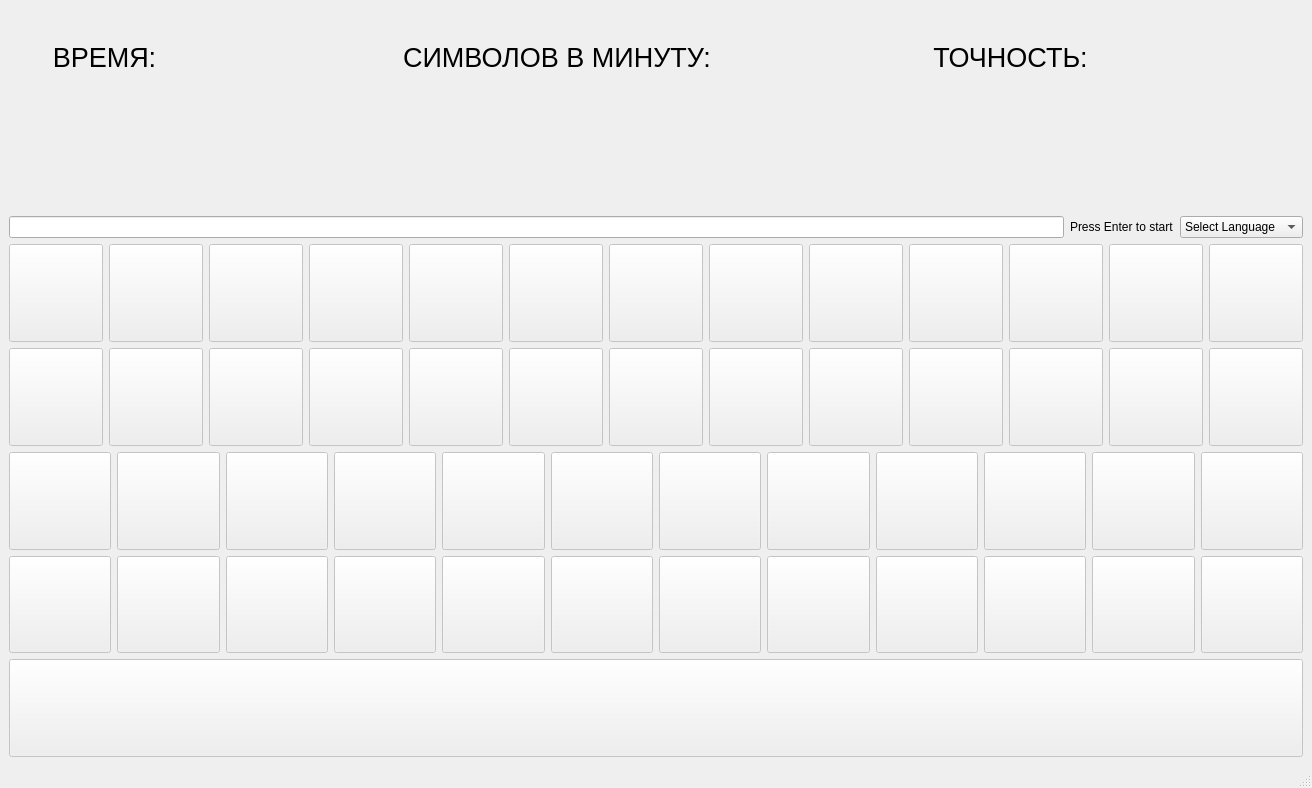
<?xml version="1.0" encoding="UTF-8"?>
<ui version="4.0">
 <class>MainWindow</class>
 <widget class="QMainWindow" name="MainWindow">
  <property name="geometry">
   <rect>
    <x>0</x>
    <y>0</y>
    <width>1312</width>
    <height>788</height>
   </rect>
  </property>
  <property name="windowTitle">
   <string>MainWindow</string>
  </property>
  <widget class="QWidget" name="centralwidget">
   <layout class="QVBoxLayout" name="verticalLayout_4">
    <item>
     <layout class="QHBoxLayout" name="horizontalLayout_6">
      <item>
       <widget class="QLabel" name="label_2">
        <property name="text">
         <string>&lt;html&gt;&lt;head/&gt;&lt;body&gt;&lt;p align=&quot;center&quot;&gt;&lt;span style=&quot; font-size:20pt;&quot;&gt;ВРЕМЯ:&lt;/span&gt;&lt;/p&gt;&lt;/body&gt;&lt;/html&gt;</string>
        </property>
       </widget>
      </item>
      <item>
       <widget class="QLabel" name="time_label">
        <property name="text">
         <string/>
        </property>
       </widget>
      </item>
      <item>
       <widget class="QLabel" name="label_4">
        <property name="text">
         <string>&lt;html&gt;&lt;head/&gt;&lt;body&gt;&lt;p align=&quot;center&quot;&gt;&lt;span style=&quot; font-size:20pt;&quot;&gt;СИМВОЛОВ В МИНУТУ:&lt;/span&gt;&lt;/p&gt;&lt;/body&gt;&lt;/html&gt;</string>
        </property>
       </widget>
      </item>
      <item>
       <widget class="QLabel" name="spm_label">
        <property name="text">
         <string/>
        </property>
       </widget>
      </item>
      <item>
       <widget class="QLabel" name="label_3">
        <property name="text">
         <string>&lt;html&gt;&lt;head/&gt;&lt;body&gt;&lt;p align=&quot;center&quot;&gt;&lt;span style=&quot; font-size:20pt;&quot;&gt;ТОЧНОСТЬ:&lt;/span&gt;&lt;/p&gt;&lt;/body&gt;&lt;/html&gt;</string>
        </property>
       </widget>
      </item>
      <item>
       <widget class="QLabel" name="accuracy_label">
        <property name="text">
         <string/>
        </property>
       </widget>
      </item>
     </layout>
    </item>
    <item>
     <layout class="QHBoxLayout" name="horizontalLayout">
      <item>
       <widget class="QLabel" name="text_label">
        <property name="text">
         <string/>
        </property>
       </widget>
      </item>
     </layout>
    </item>
    <item>
     <layout class="QHBoxLayout" name="horizontalLayout_7">
      <item>
       <widget class="QLineEdit" name="lineEdit"/>
      </item>
      <item>
       <widget class="QLabel" name="label">
        <property name="text">
         <string>Press Enter to start</string>
        </property>
       </widget>
      </item>
      <item>
       <widget class="QComboBox" name="comboBox">
        <item>
         <property name="text">
          <string>Select Language</string>
         </property>
        </item>
        <item>
         <property name="text">
          <string>English</string>
         </property>
        </item>
        <item>
         <property name="text">
          <string>Franch</string>
         </property>
        </item>
        <item>
         <property name="text">
          <string>Беларуская</string>
         </property>
        </item>
        <item>
         <property name="text">
          <string>Deutsch</string>
         </property>
        </item>
        <item>
         <property name="text">
          <string>Herbew</string>
         </property>
        </item>
        <item>
         <property name="text">
          <string>Chinese</string>
         </property>
        </item>
        <item>
         <property name="text">
          <string>Arabic</string>
         </property>
        </item>
       </widget>
      </item>
     </layout>
    </item>
    <item>
     <layout class="QHBoxLayout" name="horizontalLayout_2">
      <item>
       <widget class="QPushButton" name="pushButton_49">
        <property name="enabled">
         <bool>false</bool>
        </property>
        <property name="sizePolicy">
         <sizepolicy hsizetype="Minimum" vsizetype="Minimum">
          <horstretch>0</horstretch>
          <verstretch>0</verstretch>
         </sizepolicy>
        </property>
        <property name="text">
         <string/>
        </property>
        <property name="autoDefault">
         <bool>false</bool>
        </property>
        <property name="default">
         <bool>false</bool>
        </property>
        <property name="flat">
         <bool>false</bool>
        </property>
       </widget>
      </item>
      <item>
       <widget class="QPushButton" name="pushButton_10">
        <property name="enabled">
         <bool>false</bool>
        </property>
        <property name="sizePolicy">
         <sizepolicy hsizetype="Minimum" vsizetype="Minimum">
          <horstretch>0</horstretch>
          <verstretch>0</verstretch>
         </sizepolicy>
        </property>
        <property name="baseSize">
         <size>
          <width>0</width>
          <height>0</height>
         </size>
        </property>
        <property name="text">
         <string/>
        </property>
       </widget>
      </item>
      <item>
       <widget class="QPushButton" name="pushButton_11">
        <property name="enabled">
         <bool>false</bool>
        </property>
        <property name="sizePolicy">
         <sizepolicy hsizetype="Minimum" vsizetype="Minimum">
          <horstretch>0</horstretch>
          <verstretch>0</verstretch>
         </sizepolicy>
        </property>
        <property name="text">
         <string/>
        </property>
       </widget>
      </item>
      <item>
       <widget class="QPushButton" name="pushButton_12">
        <property name="enabled">
         <bool>false</bool>
        </property>
        <property name="sizePolicy">
         <sizepolicy hsizetype="Minimum" vsizetype="Minimum">
          <horstretch>0</horstretch>
          <verstretch>0</verstretch>
         </sizepolicy>
        </property>
        <property name="text">
         <string/>
        </property>
       </widget>
      </item>
      <item>
       <widget class="QPushButton" name="pushButton_13">
        <property name="enabled">
         <bool>false</bool>
        </property>
        <property name="sizePolicy">
         <sizepolicy hsizetype="Minimum" vsizetype="Minimum">
          <horstretch>0</horstretch>
          <verstretch>0</verstretch>
         </sizepolicy>
        </property>
        <property name="text">
         <string/>
        </property>
       </widget>
      </item>
      <item>
       <widget class="QPushButton" name="pushButton_14">
        <property name="enabled">
         <bool>false</bool>
        </property>
        <property name="sizePolicy">
         <sizepolicy hsizetype="Minimum" vsizetype="Minimum">
          <horstretch>0</horstretch>
          <verstretch>0</verstretch>
         </sizepolicy>
        </property>
        <property name="text">
         <string/>
        </property>
       </widget>
      </item>
      <item>
       <widget class="QPushButton" name="pushButton_15">
        <property name="enabled">
         <bool>false</bool>
        </property>
        <property name="sizePolicy">
         <sizepolicy hsizetype="Minimum" vsizetype="Minimum">
          <horstretch>0</horstretch>
          <verstretch>0</verstretch>
         </sizepolicy>
        </property>
        <property name="text">
         <string/>
        </property>
       </widget>
      </item>
      <item>
       <widget class="QPushButton" name="pushButton_16">
        <property name="enabled">
         <bool>false</bool>
        </property>
        <property name="sizePolicy">
         <sizepolicy hsizetype="Minimum" vsizetype="Minimum">
          <horstretch>0</horstretch>
          <verstretch>0</verstretch>
         </sizepolicy>
        </property>
        <property name="text">
         <string/>
        </property>
       </widget>
      </item>
      <item>
       <widget class="QPushButton" name="pushButton_17">
        <property name="enabled">
         <bool>false</bool>
        </property>
        <property name="sizePolicy">
         <sizepolicy hsizetype="Minimum" vsizetype="Minimum">
          <horstretch>0</horstretch>
          <verstretch>0</verstretch>
         </sizepolicy>
        </property>
        <property name="text">
         <string/>
        </property>
       </widget>
      </item>
      <item>
       <widget class="QPushButton" name="pushButton_18">
        <property name="enabled">
         <bool>false</bool>
        </property>
        <property name="sizePolicy">
         <sizepolicy hsizetype="Minimum" vsizetype="Minimum">
          <horstretch>0</horstretch>
          <verstretch>0</verstretch>
         </sizepolicy>
        </property>
        <property name="text">
         <string/>
        </property>
       </widget>
      </item>
      <item>
       <widget class="QPushButton" name="pushButton_19">
        <property name="enabled">
         <bool>false</bool>
        </property>
        <property name="sizePolicy">
         <sizepolicy hsizetype="Minimum" vsizetype="Minimum">
          <horstretch>0</horstretch>
          <verstretch>0</verstretch>
         </sizepolicy>
        </property>
        <property name="text">
         <string/>
        </property>
       </widget>
      </item>
      <item>
       <widget class="QPushButton" name="pushButton_20">
        <property name="enabled">
         <bool>false</bool>
        </property>
        <property name="sizePolicy">
         <sizepolicy hsizetype="Minimum" vsizetype="Minimum">
          <horstretch>0</horstretch>
          <verstretch>0</verstretch>
         </sizepolicy>
        </property>
        <property name="text">
         <string/>
        </property>
       </widget>
      </item>
      <item>
       <widget class="QPushButton" name="pushButton_21">
        <property name="enabled">
         <bool>false</bool>
        </property>
        <property name="sizePolicy">
         <sizepolicy hsizetype="Minimum" vsizetype="Minimum">
          <horstretch>0</horstretch>
          <verstretch>0</verstretch>
         </sizepolicy>
        </property>
        <property name="text">
         <string/>
        </property>
       </widget>
      </item>
     </layout>
    </item>
    <item>
     <layout class="QHBoxLayout" name="horizontalLayout_3">
      <item>
       <widget class="QPushButton" name="pushButton_24">
        <property name="enabled">
         <bool>false</bool>
        </property>
        <property name="sizePolicy">
         <sizepolicy hsizetype="Minimum" vsizetype="Minimum">
          <horstretch>0</horstretch>
          <verstretch>0</verstretch>
         </sizepolicy>
        </property>
        <property name="text">
         <string/>
        </property>
       </widget>
      </item>
      <item>
       <widget class="QPushButton" name="pushButton_25">
        <property name="enabled">
         <bool>false</bool>
        </property>
        <property name="sizePolicy">
         <sizepolicy hsizetype="Minimum" vsizetype="Minimum">
          <horstretch>0</horstretch>
          <verstretch>0</verstretch>
         </sizepolicy>
        </property>
        <property name="text">
         <string/>
        </property>
       </widget>
      </item>
      <item>
       <widget class="QPushButton" name="pushButton_26">
        <property name="enabled">
         <bool>false</bool>
        </property>
        <property name="sizePolicy">
         <sizepolicy hsizetype="Minimum" vsizetype="Minimum">
          <horstretch>0</horstretch>
          <verstretch>0</verstretch>
         </sizepolicy>
        </property>
        <property name="text">
         <string/>
        </property>
       </widget>
      </item>
      <item>
       <widget class="QPushButton" name="pushButton_27">
        <property name="enabled">
         <bool>false</bool>
        </property>
        <property name="sizePolicy">
         <sizepolicy hsizetype="Minimum" vsizetype="Minimum">
          <horstretch>0</horstretch>
          <verstretch>0</verstretch>
         </sizepolicy>
        </property>
        <property name="text">
         <string/>
        </property>
       </widget>
      </item>
      <item>
       <widget class="QPushButton" name="pushButton_28">
        <property name="enabled">
         <bool>false</bool>
        </property>
        <property name="sizePolicy">
         <sizepolicy hsizetype="Minimum" vsizetype="Minimum">
          <horstretch>0</horstretch>
          <verstretch>0</verstretch>
         </sizepolicy>
        </property>
        <property name="text">
         <string/>
        </property>
       </widget>
      </item>
      <item>
       <widget class="QPushButton" name="pushButton_29">
        <property name="enabled">
         <bool>false</bool>
        </property>
        <property name="sizePolicy">
         <sizepolicy hsizetype="Minimum" vsizetype="Minimum">
          <horstretch>0</horstretch>
          <verstretch>0</verstretch>
         </sizepolicy>
        </property>
        <property name="text">
         <string/>
        </property>
       </widget>
      </item>
      <item>
       <widget class="QPushButton" name="pushButton_30">
        <property name="enabled">
         <bool>false</bool>
        </property>
        <property name="sizePolicy">
         <sizepolicy hsizetype="Minimum" vsizetype="Minimum">
          <horstretch>0</horstretch>
          <verstretch>0</verstretch>
         </sizepolicy>
        </property>
        <property name="text">
         <string/>
        </property>
       </widget>
      </item>
      <item>
       <widget class="QPushButton" name="pushButton_31">
        <property name="enabled">
         <bool>false</bool>
        </property>
        <property name="sizePolicy">
         <sizepolicy hsizetype="Minimum" vsizetype="Minimum">
          <horstretch>0</horstretch>
          <verstretch>0</verstretch>
         </sizepolicy>
        </property>
        <property name="text">
         <string/>
        </property>
       </widget>
      </item>
      <item>
       <widget class="QPushButton" name="pushButton_32">
        <property name="enabled">
         <bool>false</bool>
        </property>
        <property name="sizePolicy">
         <sizepolicy hsizetype="Minimum" vsizetype="Minimum">
          <horstretch>0</horstretch>
          <verstretch>0</verstretch>
         </sizepolicy>
        </property>
        <property name="text">
         <string/>
        </property>
       </widget>
      </item>
      <item>
       <widget class="QPushButton" name="pushButton_33">
        <property name="enabled">
         <bool>false</bool>
        </property>
        <property name="sizePolicy">
         <sizepolicy hsizetype="Minimum" vsizetype="Minimum">
          <horstretch>0</horstretch>
          <verstretch>0</verstretch>
         </sizepolicy>
        </property>
        <property name="text">
         <string/>
        </property>
       </widget>
      </item>
      <item>
       <widget class="QPushButton" name="pushButton_34">
        <property name="enabled">
         <bool>false</bool>
        </property>
        <property name="sizePolicy">
         <sizepolicy hsizetype="Minimum" vsizetype="Minimum">
          <horstretch>0</horstretch>
          <verstretch>0</verstretch>
         </sizepolicy>
        </property>
        <property name="text">
         <string/>
        </property>
       </widget>
      </item>
      <item>
       <widget class="QPushButton" name="pushButton_35">
        <property name="enabled">
         <bool>false</bool>
        </property>
        <property name="sizePolicy">
         <sizepolicy hsizetype="Minimum" vsizetype="Minimum">
          <horstretch>0</horstretch>
          <verstretch>0</verstretch>
         </sizepolicy>
        </property>
        <property name="text">
         <string/>
        </property>
       </widget>
      </item>
      <item>
       <widget class="QPushButton" name="pushButton_51">
        <property name="enabled">
         <bool>false</bool>
        </property>
        <property name="sizePolicy">
         <sizepolicy hsizetype="Minimum" vsizetype="Minimum">
          <horstretch>0</horstretch>
          <verstretch>0</verstretch>
         </sizepolicy>
        </property>
        <property name="text">
         <string/>
        </property>
       </widget>
      </item>
     </layout>
    </item>
    <item>
     <layout class="QHBoxLayout" name="horizontalLayout_4">
      <item>
       <widget class="QPushButton" name="pushButton_66">
        <property name="enabled">
         <bool>false</bool>
        </property>
        <property name="sizePolicy">
         <sizepolicy hsizetype="Minimum" vsizetype="Minimum">
          <horstretch>0</horstretch>
          <verstretch>0</verstretch>
         </sizepolicy>
        </property>
        <property name="text">
         <string/>
        </property>
       </widget>
      </item>
      <item>
       <widget class="QPushButton" name="pushButton_38">
        <property name="enabled">
         <bool>false</bool>
        </property>
        <property name="sizePolicy">
         <sizepolicy hsizetype="Minimum" vsizetype="Minimum">
          <horstretch>0</horstretch>
          <verstretch>0</verstretch>
         </sizepolicy>
        </property>
        <property name="text">
         <string/>
        </property>
       </widget>
      </item>
      <item>
       <widget class="QPushButton" name="pushButton_39">
        <property name="enabled">
         <bool>false</bool>
        </property>
        <property name="sizePolicy">
         <sizepolicy hsizetype="Minimum" vsizetype="Minimum">
          <horstretch>0</horstretch>
          <verstretch>0</verstretch>
         </sizepolicy>
        </property>
        <property name="text">
         <string/>
        </property>
       </widget>
      </item>
      <item>
       <widget class="QPushButton" name="pushButton_40">
        <property name="enabled">
         <bool>false</bool>
        </property>
        <property name="sizePolicy">
         <sizepolicy hsizetype="Minimum" vsizetype="Minimum">
          <horstretch>0</horstretch>
          <verstretch>0</verstretch>
         </sizepolicy>
        </property>
        <property name="text">
         <string/>
        </property>
       </widget>
      </item>
      <item>
       <widget class="QPushButton" name="pushButton_41">
        <property name="enabled">
         <bool>false</bool>
        </property>
        <property name="sizePolicy">
         <sizepolicy hsizetype="Minimum" vsizetype="Minimum">
          <horstretch>0</horstretch>
          <verstretch>0</verstretch>
         </sizepolicy>
        </property>
        <property name="text">
         <string/>
        </property>
       </widget>
      </item>
      <item>
       <widget class="QPushButton" name="pushButton_42">
        <property name="enabled">
         <bool>false</bool>
        </property>
        <property name="sizePolicy">
         <sizepolicy hsizetype="Minimum" vsizetype="Minimum">
          <horstretch>0</horstretch>
          <verstretch>0</verstretch>
         </sizepolicy>
        </property>
        <property name="text">
         <string/>
        </property>
       </widget>
      </item>
      <item>
       <widget class="QPushButton" name="pushButton_43">
        <property name="enabled">
         <bool>false</bool>
        </property>
        <property name="sizePolicy">
         <sizepolicy hsizetype="Minimum" vsizetype="Minimum">
          <horstretch>0</horstretch>
          <verstretch>0</verstretch>
         </sizepolicy>
        </property>
        <property name="text">
         <string/>
        </property>
       </widget>
      </item>
      <item>
       <widget class="QPushButton" name="pushButton_44">
        <property name="enabled">
         <bool>false</bool>
        </property>
        <property name="sizePolicy">
         <sizepolicy hsizetype="Minimum" vsizetype="Minimum">
          <horstretch>0</horstretch>
          <verstretch>0</verstretch>
         </sizepolicy>
        </property>
        <property name="text">
         <string/>
        </property>
       </widget>
      </item>
      <item>
       <widget class="QPushButton" name="pushButton_45">
        <property name="enabled">
         <bool>false</bool>
        </property>
        <property name="sizePolicy">
         <sizepolicy hsizetype="Minimum" vsizetype="Minimum">
          <horstretch>0</horstretch>
          <verstretch>0</verstretch>
         </sizepolicy>
        </property>
        <property name="text">
         <string/>
        </property>
       </widget>
      </item>
      <item>
       <widget class="QPushButton" name="pushButton_46">
        <property name="enabled">
         <bool>false</bool>
        </property>
        <property name="sizePolicy">
         <sizepolicy hsizetype="Minimum" vsizetype="Minimum">
          <horstretch>0</horstretch>
          <verstretch>0</verstretch>
         </sizepolicy>
        </property>
        <property name="text">
         <string/>
        </property>
       </widget>
      </item>
      <item>
       <widget class="QPushButton" name="pushButton_47">
        <property name="enabled">
         <bool>false</bool>
        </property>
        <property name="sizePolicy">
         <sizepolicy hsizetype="Minimum" vsizetype="Minimum">
          <horstretch>0</horstretch>
          <verstretch>0</verstretch>
         </sizepolicy>
        </property>
        <property name="text">
         <string/>
        </property>
       </widget>
      </item>
      <item>
       <widget class="QPushButton" name="pushButton_48">
        <property name="enabled">
         <bool>false</bool>
        </property>
        <property name="sizePolicy">
         <sizepolicy hsizetype="Minimum" vsizetype="Minimum">
          <horstretch>0</horstretch>
          <verstretch>0</verstretch>
         </sizepolicy>
        </property>
        <property name="text">
         <string/>
        </property>
       </widget>
      </item>
     </layout>
    </item>
    <item>
     <layout class="QHBoxLayout" name="horizontalLayout_5">
      <item>
       <widget class="QPushButton" name="pushButton_50">
        <property name="enabled">
         <bool>false</bool>
        </property>
        <property name="sizePolicy">
         <sizepolicy hsizetype="Minimum" vsizetype="Minimum">
          <horstretch>0</horstretch>
          <verstretch>0</verstretch>
         </sizepolicy>
        </property>
        <property name="text">
         <string/>
        </property>
       </widget>
      </item>
      <item>
       <widget class="QPushButton" name="pushButton_52">
        <property name="enabled">
         <bool>false</bool>
        </property>
        <property name="sizePolicy">
         <sizepolicy hsizetype="Minimum" vsizetype="Minimum">
          <horstretch>0</horstretch>
          <verstretch>0</verstretch>
         </sizepolicy>
        </property>
        <property name="text">
         <string/>
        </property>
       </widget>
      </item>
      <item>
       <widget class="QPushButton" name="pushButton_53">
        <property name="enabled">
         <bool>false</bool>
        </property>
        <property name="sizePolicy">
         <sizepolicy hsizetype="Minimum" vsizetype="Minimum">
          <horstretch>0</horstretch>
          <verstretch>0</verstretch>
         </sizepolicy>
        </property>
        <property name="text">
         <string/>
        </property>
       </widget>
      </item>
      <item>
       <widget class="QPushButton" name="pushButton_54">
        <property name="enabled">
         <bool>false</bool>
        </property>
        <property name="sizePolicy">
         <sizepolicy hsizetype="Minimum" vsizetype="Minimum">
          <horstretch>0</horstretch>
          <verstretch>0</verstretch>
         </sizepolicy>
        </property>
        <property name="text">
         <string/>
        </property>
       </widget>
      </item>
      <item>
       <widget class="QPushButton" name="pushButton_55">
        <property name="enabled">
         <bool>false</bool>
        </property>
        <property name="sizePolicy">
         <sizepolicy hsizetype="Minimum" vsizetype="Minimum">
          <horstretch>0</horstretch>
          <verstretch>0</verstretch>
         </sizepolicy>
        </property>
        <property name="text">
         <string/>
        </property>
       </widget>
      </item>
      <item>
       <widget class="QPushButton" name="pushButton_56">
        <property name="enabled">
         <bool>false</bool>
        </property>
        <property name="sizePolicy">
         <sizepolicy hsizetype="Minimum" vsizetype="Minimum">
          <horstretch>0</horstretch>
          <verstretch>0</verstretch>
         </sizepolicy>
        </property>
        <property name="text">
         <string/>
        </property>
       </widget>
      </item>
      <item>
       <widget class="QPushButton" name="pushButton_57">
        <property name="enabled">
         <bool>false</bool>
        </property>
        <property name="sizePolicy">
         <sizepolicy hsizetype="Minimum" vsizetype="Minimum">
          <horstretch>0</horstretch>
          <verstretch>0</verstretch>
         </sizepolicy>
        </property>
        <property name="text">
         <string/>
        </property>
       </widget>
      </item>
      <item>
       <widget class="QPushButton" name="pushButton_58">
        <property name="enabled">
         <bool>false</bool>
        </property>
        <property name="sizePolicy">
         <sizepolicy hsizetype="Minimum" vsizetype="Minimum">
          <horstretch>0</horstretch>
          <verstretch>0</verstretch>
         </sizepolicy>
        </property>
        <property name="text">
         <string/>
        </property>
       </widget>
      </item>
      <item>
       <widget class="QPushButton" name="pushButton_59">
        <property name="enabled">
         <bool>false</bool>
        </property>
        <property name="sizePolicy">
         <sizepolicy hsizetype="Minimum" vsizetype="Minimum">
          <horstretch>0</horstretch>
          <verstretch>0</verstretch>
         </sizepolicy>
        </property>
        <property name="text">
         <string/>
        </property>
       </widget>
      </item>
      <item>
       <widget class="QPushButton" name="pushButton_60">
        <property name="enabled">
         <bool>false</bool>
        </property>
        <property name="sizePolicy">
         <sizepolicy hsizetype="Minimum" vsizetype="Minimum">
          <horstretch>0</horstretch>
          <verstretch>0</verstretch>
         </sizepolicy>
        </property>
        <property name="text">
         <string/>
        </property>
       </widget>
      </item>
      <item>
       <widget class="QPushButton" name="pushButton_61">
        <property name="enabled">
         <bool>false</bool>
        </property>
        <property name="sizePolicy">
         <sizepolicy hsizetype="Minimum" vsizetype="Minimum">
          <horstretch>0</horstretch>
          <verstretch>0</verstretch>
         </sizepolicy>
        </property>
        <property name="text">
         <string/>
        </property>
       </widget>
      </item>
      <item>
       <widget class="QPushButton" name="pushButton_62">
        <property name="enabled">
         <bool>false</bool>
        </property>
        <property name="sizePolicy">
         <sizepolicy hsizetype="Minimum" vsizetype="Minimum">
          <horstretch>0</horstretch>
          <verstretch>0</verstretch>
         </sizepolicy>
        </property>
        <property name="text">
         <string/>
        </property>
       </widget>
      </item>
     </layout>
    </item>
    <item>
     <layout class="QVBoxLayout" name="verticalLayout">
      <item>
       <widget class="QPushButton" name="pushButton_65">
        <property name="enabled">
         <bool>false</bool>
        </property>
        <property name="sizePolicy">
         <sizepolicy hsizetype="Minimum" vsizetype="Minimum">
          <horstretch>0</horstretch>
          <verstretch>0</verstretch>
         </sizepolicy>
        </property>
        <property name="text">
         <string/>
        </property>
       </widget>
      </item>
     </layout>
    </item>
   </layout>
  </widget>
  <widget class="QMenuBar" name="menubar">
   <property name="geometry">
    <rect>
     <x>0</x>
     <y>0</y>
     <width>1312</width>
     <height>22</height>
    </rect>
   </property>
  </widget>
  <widget class="QStatusBar" name="statusbar"/>
 </widget>
 <resources/>
 <connections/>
</ui>
